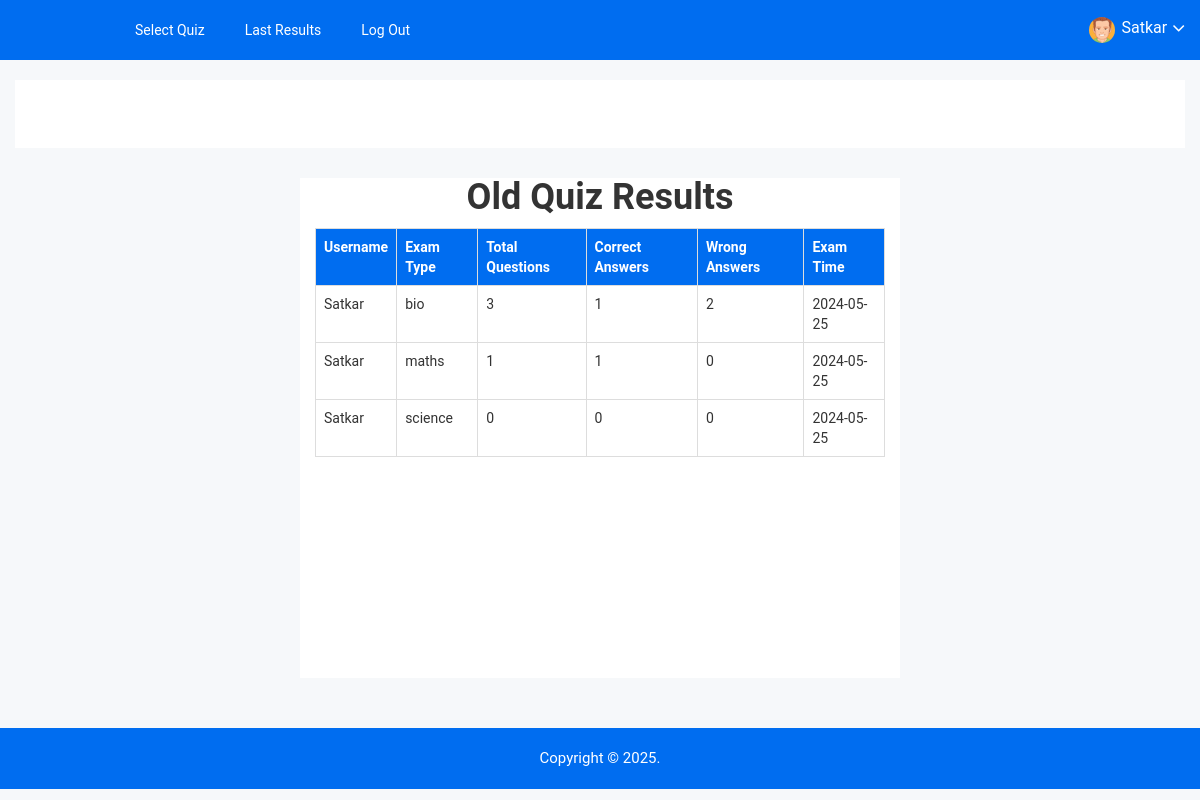
The page /old_exam_results.php (signed in) on the database its author committed.
### tables this page shows
CREATE TABLE `exam_results` (
  `id` int(5) NOT NULL,
  `username` varchar(100) NOT NULL,
  `exam_type` varchar(100) NOT NULL,
  `total_question` varchar(10) NOT NULL,
  `correct_answer` varchar(10) NOT NULL,
  `wrong_answer` varchar(10) NOT NULL,
  `exam_time` varchar(50) NOT NULL
);

### old_exam_results.php (the view, shortened to what this page needs)
<?php
include "connect.php";
include "header.php";
?>
<div class="row" style="margin: 0px; padding:0px; margin-bottom: 50px;">
    <div class="col-lg-6 col-lg-push-3" style="min-height: 500px; background-color: white;">
        <center>
            <h1>Old Quiz Results</h1>
        </center>
        <?php
        $res = mysqli_query($link, "SELECT * FROM exam_results WHERE username='$_SESSION[username]' ORDER BY id DESC");
        $count = mysqli_num_rows($res);
        if ($count == 0) {
            ?>
            <center>
                <h1>No Results Found </h1>
            </center>
            <?php
        } else {
            echo "<table class='table table-bordered'>";
            echo "<tr style='background-color: #006df0; color:white'>";
            echo "<th>Username</th>";
            echo "<th>Exam Type</th>";
            echo "<th>Total Questions</th>";
            echo "<th>Correct Answers</th>";
            echo "<th>Wrong Answers</th>";
            echo "<th>Exam Time</th>";
            echo "</tr>";
            while ($row = mysqli_fetch_array($res)) {
                echo "<tr>";
                echo "<td>" . $row["username"] . "</td>";
                echo "<td>" . $row["exam_type"] . "</td>";
                echo "<td>" . $row["total_question"] . "</td>";
                echo "<td>" . $row["correct_answer"] . "</td>";
                echo "<td>" . $row["wrong_answer"] . "</td>";
                echo "<td>" . $row["exam_time"] . "</td>";
                echo "</tr>";
            }
            echo "</table>";
        }
        ?>
    </div>
</div>
<?php
include "footer.php";
?>

### rows shown on the page
exam_results: username "Satkar", exam_type "bio", total_question "3", correct_answer "1", wrong_answer "2", exam_time "2024-05-25"
exam_results: username "Satkar", exam_type "maths", total_question "1", correct_answer "1", wrong_answer "0", exam_time "2024-05-25"
exam_results: username "Satkar", exam_type "science", total_question "0", correct_answer "0", wrong_answer "0", exam_time "2024-05-25"

### other values the page prints
$_SESSION["username"] "Satkar"
